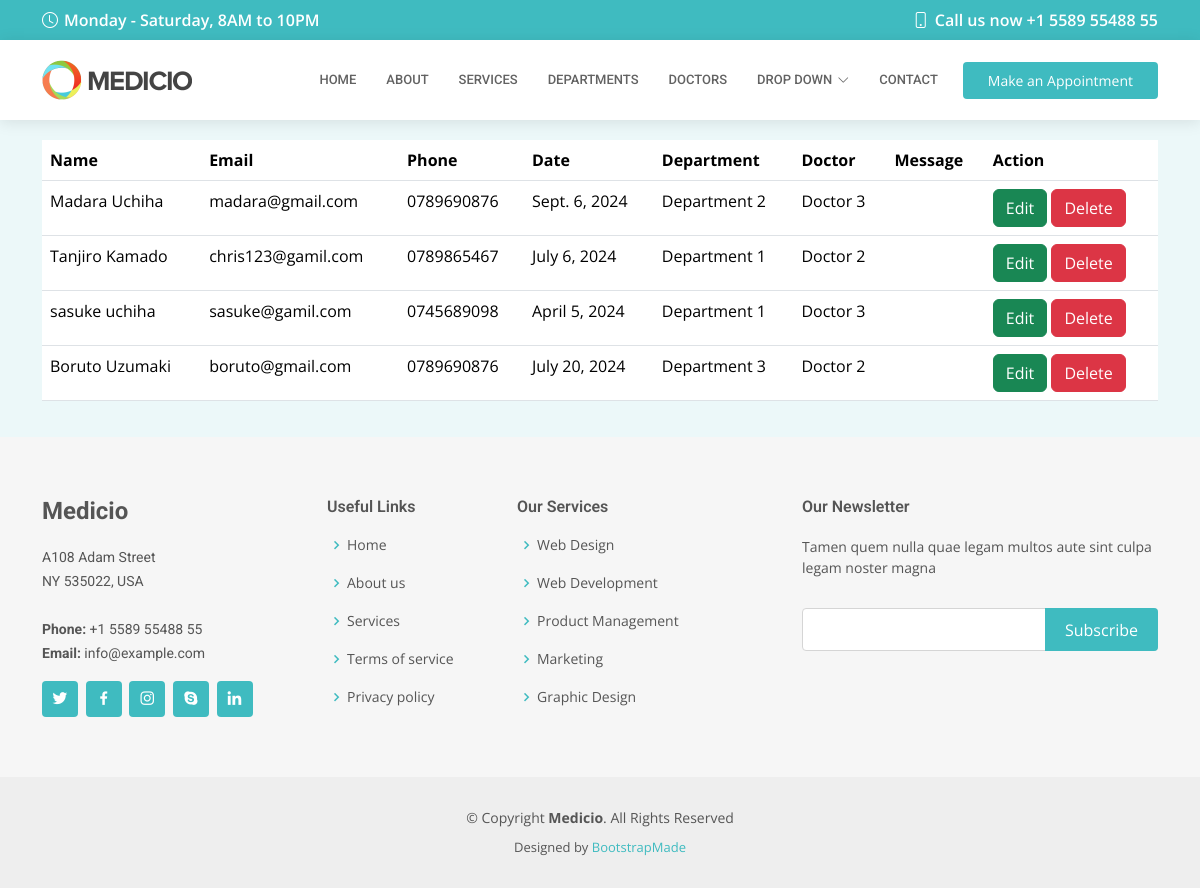
Page /show/ on the committed database.
### medicioapp/models.py (models this page shows, shortened)
class Appointment(models.Model):
    name = models.CharField(max_length=200)
    email = models.EmailField()
    phone = models.CharField(max_length=10)
    date = models.DateField()
    department = models.CharField(max_length=200)
    doctor = models.CharField(max_length=200)
    message = models.TextField()

### medicioapp/views.py (the view)
# urls.py: path('show/', views.show, name='show'),
def show(request):
    information = Appointment.objects.all()
    return render(request, 'show.html', {'data':information})

### templates/show.html
{% extends 'inner-page.html' %}
{% load static %}
{% block body %}
<table class="table container">
  <tr>
      <th>Name</th>
    <th>Email</th>
    <th>Phone</th>
    <th>Date</th>
    <th>Department</th>
    <th>Doctor</th>
    <th>Message</th>
    <th>Action</th>
  </tr>
{% for x in data %}
    <tr>
        <td>{{ x.name }}</td>
        <td>{{ x.email }}</td>
        <td>{{ x.phone }}</td>
        <td>{{ x.date }}</td>
        <td>{{ x.department }}</td>
        <td>{{ x.doctor }}</td>
        <td>{{ x.Message }}</td>
        <td>
            <a href="/edit/{{ x.id }}" class="btn btn-success">Edit</a>
            <a href="/delete/{{ x.id }}" class="btn btn-danger">Delete</a>
        </td>
    </tr>
{% endfor %}
</table>
{% endblock %}

### static/assets/css/style.css (style rules this page uses)
body { font-family: "Open Sans", sans-serif; color: #444444; }
a { color: #3fbbc0; text-decoration: none; }

### rows in the picture
Appointment: name "Madara Uchiha", email "madara@gmail.com", phone "0789690876", date "Sept. 6, 2024", department "Department 2", doctor "Doctor 3"
Appointment: name "Tanjiro Kamado", email "chris123@gamil.com", phone "0789865467", date "July 6, 2024", department "Department 1", doctor "Doctor 2"
Appointment: name "sasuke uchiha", email "sasuke@gamil.com", phone "0745689098", date "April 5, 2024", department "Department 1", doctor "Doctor 3"
Appointment: name "Boruto Uzumaki", email "boruto@gmail.com", phone "0789690876", date "July 20, 2024", department "Department 3", doctor "Doctor 2"
